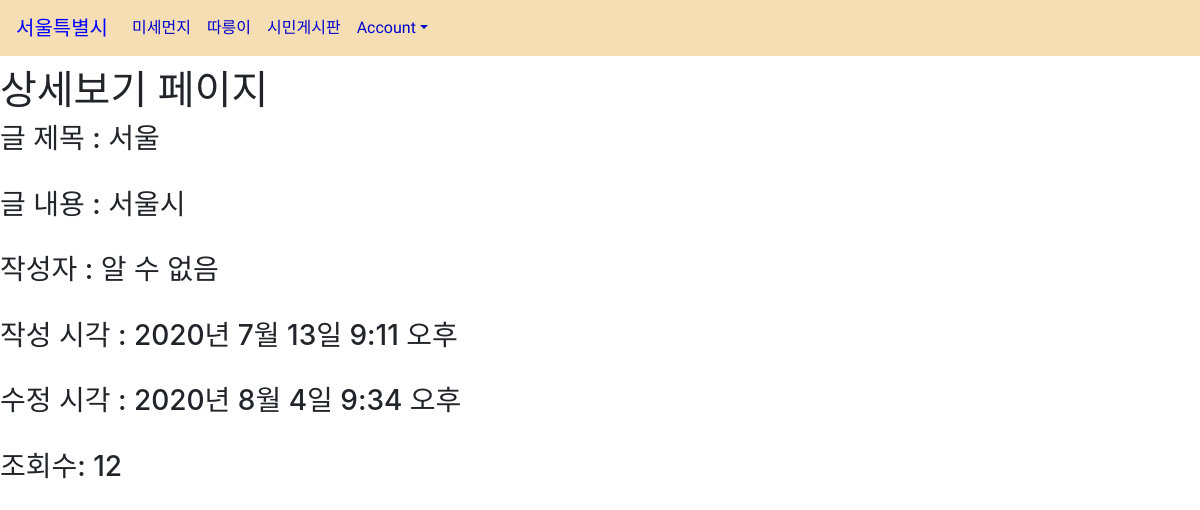
The app's page /posts//show/1 with its own data.
### posts/models.py (models this page shows)
class Post(models.Model):
    title = models.CharField(max_length=50, null=False)
    content = models.TextField()
    view_count = models.IntegerField(default = 0)
    created_at = models.DateTimeField(auto_now_add = True)
    updated_at = models.DateTimeField(auto_now = True)
    image = models.ImageField(upload_to = 'images/', null = True)
    user = models.ForeignKey(User, on_delete = models.CASCADE, null=True)

### posts/views.py (the view)
# urls.py: path('/show/<int:id>', show, name="show"),
def show(request, id):
    post = Post.objects.get(pk=id)
    post.view_count +=1
    post.save()
    return render(request, 'posts/show.html', {'post': post})

### posts/templates/posts/show.html (shortened to what this page needs)
{% extends 'base.html' %}
{% load static %}
{% block content %}
<h1>상세보기 페이지</h1>
<h3>글 제목 : {{ post.title }} </h3><br>
<h3>글 내용 : {{ post.content }} </h3><br>
{% if post.user %}
<h3>작성자 : {{ post.user }} </h3><br>
{% else %}
<h3>작성자 : 알 수 없음</h3><br>
{% endif %}
<h3>작성 시각 : {{ post.created_at }} </h3><br>
<h3>수정 시각 : {{ post.updated_at }} </h3><br>
<h3>조회수: {{post.view_count}}</h3><br>
{% endblock %}

### myblog/static/css/project.css (style rules this page uses)
* { font-family: 'Sunflower', sans-serif; }
h1 { margin-top: 10px; }

### records on screen
Post: title "서울", content "서울시", created_at "2020년 7월 13일 9:11 오후", updated_at "2020년 8월 4일 9:34 오후", view_count "12"
